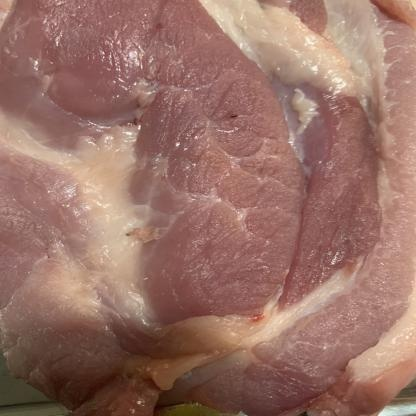
#> input picture meat/FreshMeat/0003.jpg, 416 x 416 px, found by its file name; its folder holds only this picture in this run
$ jupyter execute --allow-errors experiment1.ipynb   (older library calls are emulated)
#> lines starting #> are read from the running program, lines starting #| are printed output that depends on the picture
[cell 1]
import os
import cv2 as cv
import matplotlib.pyplot as plt
import numpy as np
import pandas as pd
from sklearn.model_selection import train_test_split, cross_val_predict
from sklearn.metrics import accuracy_score, classification_report
from skimage.feature import graycomatrix, graycoprops
from scipy.stats import entropy
from sklearn.ensemble import RandomForestClassifier
from sklearn.svm import SVC
from sklearn.neighbors import KNeighborsClassifier
from sklearn.metrics import accuracy_score, precision_score, recall_score, f1_score, confusion_matrix, classification_report
from sklearn.metrics import (confusion_matrix, ConfusionMatrixDisplay)
import seaborn as sns

Secara garis besar, fungsionalitas dari library-library tersebut dapat dikelompokkan sebagai berikut:

* **Manipulasi Data dan Sistem Operasi (`os`, `numpy`, `pandas`):** Digunakan untuk berinteraksi dengan direktori komputer saat membaca berkas gambar, serta mengelola dan menstrukturkan data fitur gambar ke dalam bentuk matriks atau tabel (*dataframe*). Fungsi khusus seperti `sliding_window_view` digunakan untuk mengekstrak bagian-bagian kecil (patch) dari gambar secara efisien.
* **Pemrosesan Citra dan Ekstraksi Fitur (`cv2`, `skimage`, `scipy`):** OpenCV (`cv2`) bertugas untuk membaca dan memanipulasi gambar asli. Selanjutnya, `skimage.feature` (melalui GLCM atau *Gray-Level Co-occurrence Matrix*) dan `scipy.stats` (`entropy`) digunakan untuk mengekstrak karakteristik tekstur dan tingkat acak (entropi) dari gambar tersebut agar dapat dipahami oleh model komputer.
* **Machine Learning (`sklearn`):** Bertindak sebagai mesin kecerdasan buatan. Modul ini membagi data menjadi data latih dan data uji (`train_test_split`), lalu mengklasifikasikan tekstur gambar menggunakan tiga algoritma berbeda, yaitu **Random Forest**, **Support Vector Machine (SVC)**, dan **K-Nearest Neighbors (KNN)**.
* **Visualisasi dan Evaluasi Performa (`matplotlib`, `seaborn`, `sklearn.metrics`, `IPython`):** Setelah model selesai melakukan klasifikasi, kelompok *library* ini digunakan untuk menghitung tingkat akurasi, presisi, dan *recall*, serta menampilkan grafis berupa *Confusion Matrix* secara interaktif untuk melihat seberapa akurat model dalam menebak kelas gambar.

## Data Loading

Struktur folder dataset:
```
└──meat
    ├── FreshMeat
    │   ├── 0001.jpg
    │   ├── 0002.jpg
    │   └── ...
    └── RottenMeat
        ├── 0001.jpg
        ├── 0002.jpg
        └── ...
```

Kode di bawah ini digunakan untuk membaca dataset citra daging dari folder bernama `meat`, yang berisi subfolder sesuai dengan label kelas masing-masing. Untuk setiap subfolder, seluruh file gambar di dalamnya dibaca menggunakan OpenCV, kemudian dipastikan bertipe `uint8` dan dikonversi menjadi citra grayscale agar informasi warna disederhanakan menjadi satu kanal intensitas. Setiap citra yang berhasil dibaca disimpan ke dalam list `data`, nama subfolder (label kelas) disimpan ke dalam list `labels`, dan nama file gambar disimpan ke dalam list `file_name`. Setelah seluruh proses pembacaan selesai, ketiga list tersebut—`data` dan `labels` dikonversi menjadi array numpy agar lebih mudah diproses pada tahap selanjutnya.

[cell 2]
data = []
labels = []
file_name = []
for sub_folder in os.listdir("meat\\"):
    sub_folder_files = os.listdir(os.path.join("meat\\", sub_folder))
    for i, filename in enumerate(sub_folder_files):
        img_path = os.path.join("meat\\", sub_folder, filename)
        img = cv.imread(img_path)
#> img is the input picture: shape (416, 416, 3); mean B, G, R 102, 112.9, 153
        img = img.astype(np.uint8)
        img = cv.cvtColor(img, cv.COLOR_BGR2GRAY)
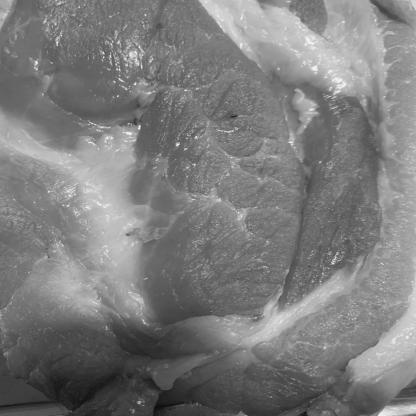
#> img: shape (416, 416); min 10, max 251, mean 123.7

        data.append(img)
        labels.append(sub_folder)
        name = os.path.splitext(filename)[0]
        file_name.append(filename)

data = np.array(data)
labels = np.array(labels)

[cell 3]
unique_labels, counts = np.unique(labels, return_counts=True)
plt.figure(figsize=(6, 4))
plt.bar(unique_labels, counts)
plt.ylabel("Jumlah Gambar")
plt.title("Distribusi Data per Label")
plt.tight_layout()
plt.show()
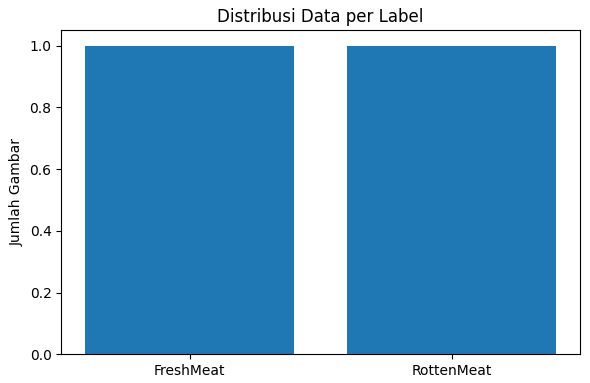
#> figure drawn by matplotlib, 1 panel

print("Jumlah total data:", len(labels))
for lab, c in zip(unique_labels, counts):
    print(f"  {lab}: {c} file")

## Data Preparation

### Define Preprocessing Function

[cell 4]
def resize(img, target_size=(128, 128)):
    return cv.resize(img, target_size, interpolation=cv.INTER_AREA)

def histogram_equalization(img):

    h, w = img.shape
    total_pixels = h * w

    histogram = np.zeros(256)

    for i in range(h):
        for j in range(w):
            histogram[img[i, j]] += 1

    pdf = histogram / total_pixels

    cdf = np.zeros(256)
    cdf[0] = pdf[0]

    for i in range(1, 256):
        cdf[i] = cdf[i-1] + pdf[i]

    transform = np.round(cdf * 255).astype(np.uint8)

    equalized = np.zeros_like(img)

    for i in range(h):
        for j in range(w):
            equalized[i, j] = transform[img[i, j]]

    return equalized

def gaussian_kernel(size=5, sigma=1.0):

    kernel = np.zeros((size, size))

    center = size // 2

    for x in range(size):
        for y in range(size):

            dx = x - center
            dy = y - center

            kernel[x, y] = (
                np.exp(-(dx**2 + dy**2)/(2*sigma**2))
                /(2*np.pi*sigma**2)
            )

    kernel = kernel / np.sum(kernel)

    return kernel

def convolution(img, kernel):

    h, w = img.shape

    k = kernel.shape[0]
    pad = k // 2

    padded = np.pad(
        img,
        ((pad, pad), (pad, pad)),
        mode='constant'
    )

    output = np.zeros((h, w))

    for i in range(h):
        for j in range(w):

            region = padded[i:i+k, j:j+k]

            output[i, j] = np.sum(region * kernel)

    output = np.clip(output, 0, 255)

    return output.astype(np.uint8)

def gaussian_blur(img, kernel_size=5, sigma=1.0):

    kernel = gaussian_kernel(size=kernel_size, sigma=sigma)

    blurred = convolution(img, kernel)

    return blurred

def show_samples(img, title):
    fig, axes = plt.subplots(1, 6, figsize=(15, 3))
    fig.suptitle(title, fontsize=14)
    for i, ax in enumerate(axes):
        ax.imshow(img[i], cmap='gray')
        ax.axis('off')
    plt.show()

Kode di atas mendefinisikan tiga fungsi preprocessing yang diimplementasikan secara manual menggunakan perulangan dan operasi numpy. Fungsi `histogram_equalization` menghitung histogram intensitas piksel dari citra grayscale, mengubahnya menjadi PDF (probability density function) dan CDF (cumulative distribution function), lalu menggunakan CDF tersebut sebagai fungsi transformasi untuk meratakan distribusi intensitas piksel sehingga kontras citra menjadi lebih jelas. Fungsi `gaussian_kernel` membangun kernel Gaussian berdasarkan ukuran (`size`) dan nilai sebaran (`sigma`) yang ditentukan, dengan setiap elemen kernel dihitung menggunakan rumus distribusi Gaussian dua dimensi dan kemudian dinormalisasi agar jumlah seluruh elemennya sama dengan satu. Fungsi `convolution` melakukan operasi konvolusi antara citra dan kernel dengan menambahkan padding di sekeliling citra, menggeser kernel ke setiap posisi piksel, mengalikan dan menjumlahkan nilai pada area tersebut, lalu membatasi (clip) hasilnya ke rentang nilai piksel yang valid (0-255). Terakhir, fungsi `gaussian_blur` menggabungkan `gaussian_kernel` dan `convolution` untuk menghasilkan citra yang telah dihaluskan (blur) menggunakan kernel Gaussian, yang berguna untuk mengurangi noise pada citra sebelum tahap ekstraksi fitur tekstur.

**Alasan pemilihan metode:** Citra daging pada umumnya memiliki variasi pencahayaan dan kontras yang cukup besar antar foto, tergantung kondisi pengambilan gambar (sumber cahaya, jarak kamera, jenis kamera, dsb). Histogram equalization dipilih karena mampu meratakan distribusi intensitas piksel sehingga detail tekstur permukaan daging—yang menjadi informasi utama untuk membedakan kelas—menjadi lebih terlihat jelas, tidak terlalu gelap atau terlalu terang. Sementara itu, gaussian blur dipilih sebagai tahap pelengkap untuk meredam noise berfrekuensi tinggi (bintik-bintik kecil akibat sensor kamera atau kompresi gambar) yang dapat mengganggu perhitungan fitur tekstur GLCM pada tahap berikutnya. Kombinasi kedua metode ini bertujuan agar citra yang masuk ke tahap ekstraksi fitur memiliki kontras yang konsisten namun tetap halus, sehingga fitur tekstur yang diekstrak lebih representatif dan tidak didominasi oleh noise.

Fungsi `resize` digunakan untuk mengubah ukuran (resolusi) suatu gambar menjadi ukuran yang baru, di mana secara default fungsi ini akan mengubahnya menjadi 128x128 piksel. Proses pengubahan ukuran ini memanfaatkan pustaka OpenCV (`cv.resize`) dengan metode interpolasi `cv.INTER_AREA`, yang sangat cocok dan optimal untuk memperkecil ukuran gambar karena dapat menjaga kualitas visual dan menghindari efek kerataan (aliasing).

Sementara itu, fungsi `show_samples` digunakan untuk menampilkan visualisasi dari enam buah gambar secara sekaligus dalam satu baris horizontal. Fungsi ini memanfaatkan pustaka Matplotlib untuk membuat sebuah figur yang dilengkapi dengan judul (`title`), lalu melakukan perulangan untuk menampilkan setiap gambar dalam format skala abu-abu (`cmap='gray'`) serta menghilangkan garis sumbu koordinat (`ax.axis('off')`) agar tampilan gambar terlihat lebih bersih dan rapi.

### Preprocessing

Kode di bawah ini mendefinisikan fungsi `percobaan1` sebagai pembungkus (wrapper) yang menggabungkan tahapan histogram equalization dan gaussian blur menjadi satu fungsi preprocessing yang akan dipanggil untuk setiap citra dalam dataset. Di dalam fungsi ini, citra input diproses menggunakan `histogram_equalization` lalu hasilnya diteruskan ke `gaussian_blur`.

[cell 5]
def percobaan1(img):
    img_resized = resize(img, (128, 128))
    img_tes_base = histogram_equalization(img_resized)
    imggaus = gaussian_blur(img_tes_base)

    return imggaus

[cell 6]
dataPreprocessed = []

for i in range(len(data)):
    img_hasil = percobaan1(data[i])

    dataPreprocessed.append(img_hasil)
#> this loop made 2 passes
#> pass 1, in percobaan1, `img_tes_base = histogram_equalization(img_resized)`:
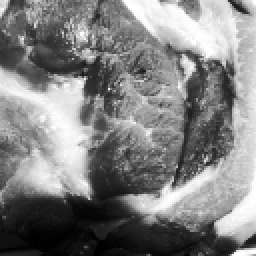
#> img_tes_base: shape (128, 128) (shown 2 times larger); min 0, max 255, mean 128.6
#> pass 1, in convolution, `padded = np.pad( img, ((pad, pad), (pad, pad)), mode='constant' )`:
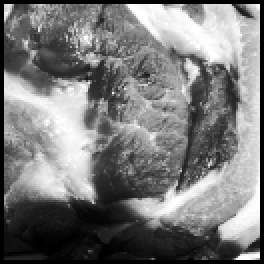
#> padded: shape (132, 132) (shown 2 times larger); min 0, max 255, mean 120.9
#> pass 1, in gaussian_blur, `blurred = convolution(img, kernel)`:
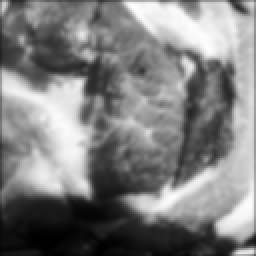
#> blurred: shape (128, 128) (shown 2 times larger); min 0, max 254, mean 126.6
#> after the loop, dataPreprocessed = 2 items
#> (the rest of the program and of its run is left out)
